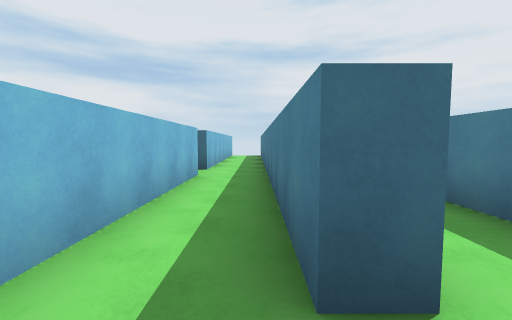
view 1 (above)

12 first-person views from a walk through a Unity game level. The camera is 1.4 m above the floor, tilts 4° down and sees 90° across. Doors are open. The floor is counted in squares, 2 m on a side. Each view is taken from the middle of a square. On the plan, view 1 faces up. The plan holds only what a view shows up to about 9 squares ahead; the rest is blank. The player character is not drawn.

view 2
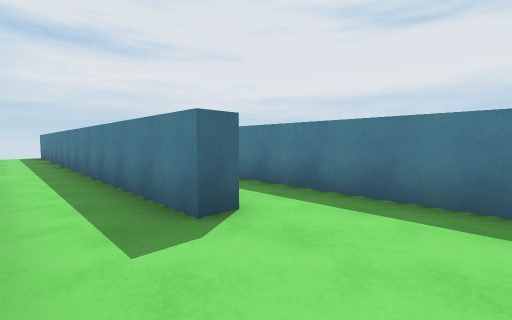

view 3
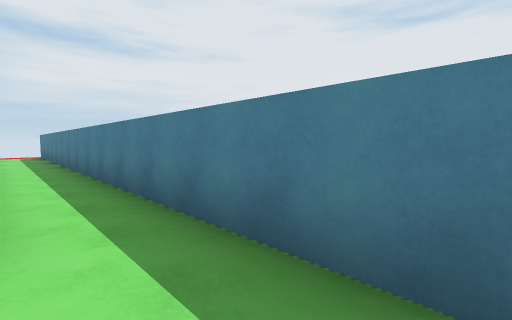

view 4
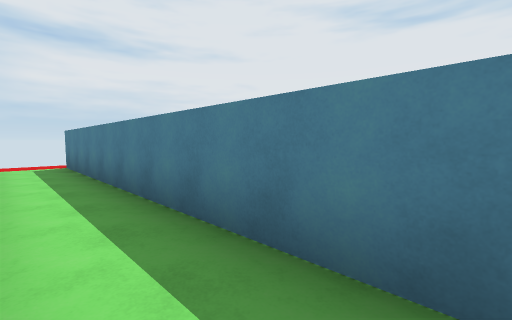

view 5
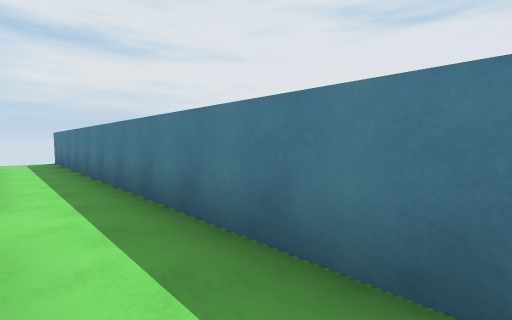

view 6
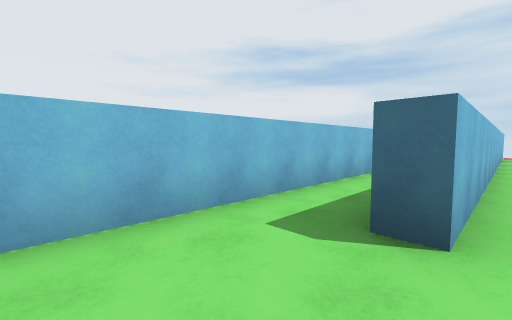

view 7
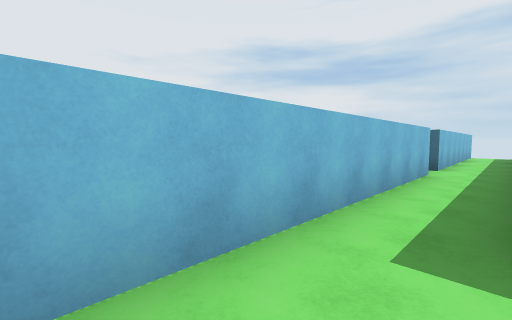

view 8
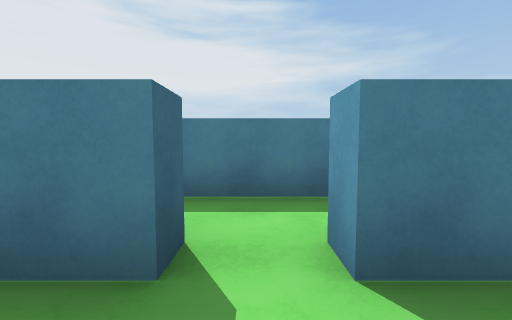

view 9
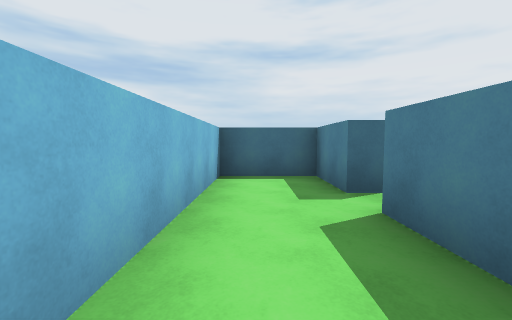

view 10
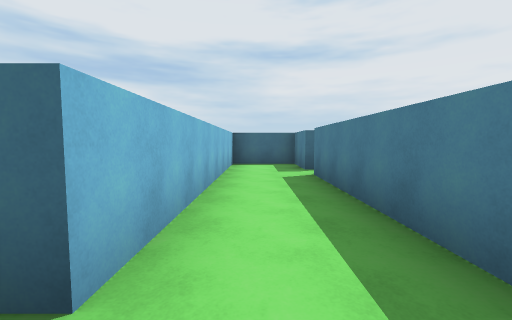

view 11
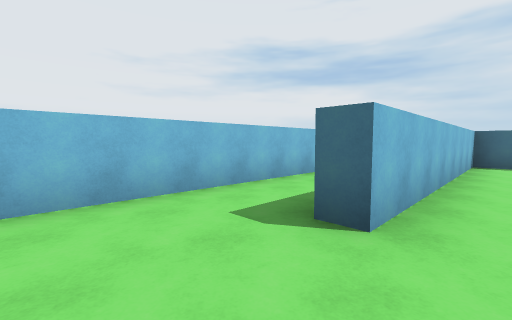

view 12
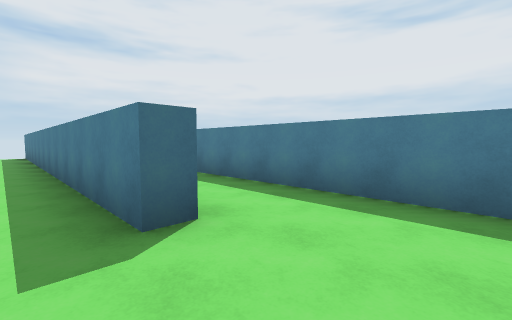

### Floor plan
Ten units are one square. View 1 is at (0, 0); x grows to the right and y downward. Boxes are objects, and circles mark ways between rooms. Rooms are numbered by the first view taken in them; rooms with no view inside come last. Other rooms are left out.
<svg viewBox="-67 -145 95 161">
<path fill="none" stroke="#000" d="M8 -10 3 -10 3 -60M-12 -55 -12 11M-12 -65 -17 -65M8 -115 8 -10M23 11 23 -135M-17 -65 -17 -83 -37 -83 -37 -10M-17 11 -17 -55M-62 -42 -62 11M-37 -10 -42 -10 -42 -110"/>
<circle cx="0" cy="5" r="3" fill="#2a7"/>
<circle cx="-40" cy="5" r="3" fill="#2a7"/>
<text x="-10" y="-10">1</text>
<text x="10" y="-70">2</text>
<text x="-30" y="-40">3</text>
<text x="-60" y="-60">4</text>
</svg>
Room 1 opens to room 2. Room 3 opens to room 4.

Where each view was taken, in squares from view 1:
view 1: 0 up, 0 right, facing up
view 2: 1 down, 1 left, facing up-right
view 3: 1 down, 1 right, facing up-right
view 4: 5 up, 1 right, facing up-right
view 5: 3 up, 1 left, facing up-right
view 6: 1 down, 1 right, facing up-left
view 7: 1 down, 0 right, facing up-left
view 8: 6 up, 3 left, facing right
view 9: 3 up, 3 left, facing up
view 10: 0 up, 3 left, facing up
view 11: 1 down, 3 left, facing up-left
view 12: 1 down, 5 left, facing up-right
